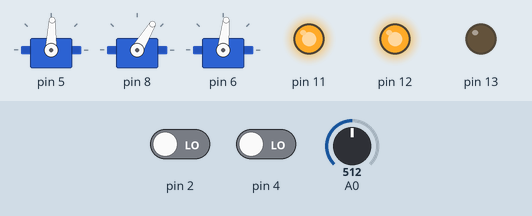
Simulated run of this sketch. Board: Arduino Uno, built with avr-gcc and run on an emulated ATmega328P. Shown: 3 × servo, output pins drawn as LEDs (lit = HIGH). Dashed ring = blinking. The test bench sets the inputs (shaded band); at power-on: A0 = 512, pin 2 LOW, pin 4 LOW.

Above: at 3.2 s.
3.3 s: A0 set to 0
At 14.1 s:
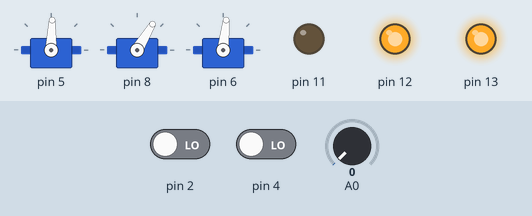
16.5 s: pin 2 driven HIGH
30.5 s: pin 2 driven LOW
40.1 s: pin 4 driven HIGH
At 41.3 s:
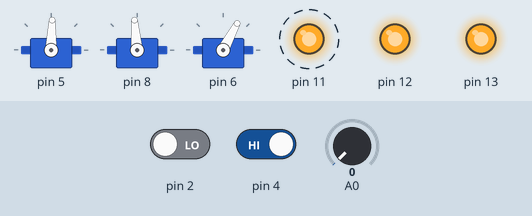
43.6 s: pin 4 driven LOW
At 44.1 s:
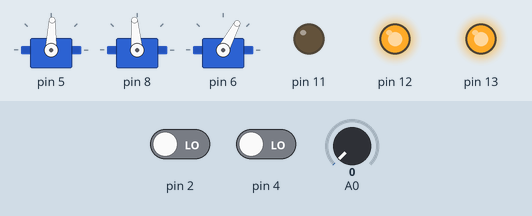
Timing chart, 0 to 48.1 s (numbered marks = the images above; inputs shaded):
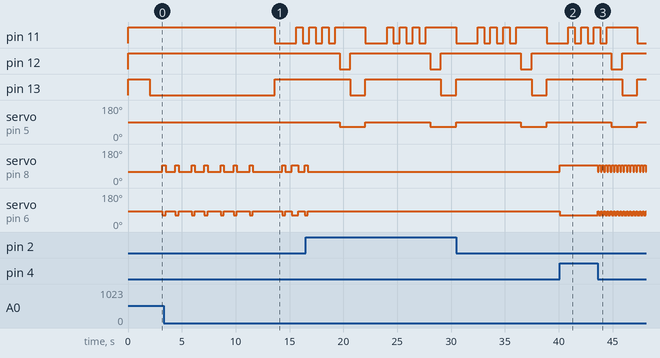

Measured:
- after the input at 40.1 s, servo on pin 8: 59° → 95° at once; servo on pin 6: 84° → 62° at once
- after the input at 43.6 s, servo on pin 8: alternates 95° for 0.20 s and 59° for 0.10 s, starting at once; servo on pin 6: alternates 84° for 0.10 s and 62° for 0.20 s, starting at once
- by itself, pin 12: alternates HIGH for 7.4 s and LOW for 1.0 s
- by itself, pin 13: alternates HIGH for 7.0 s and LOW for 1.4 s
- by itself, servo on pin 5: alternates 88° for 6.0 s and 66° for 2.4 s

The sketch:

good20.ino
```cpp
#include "Light.h"
#include "Device.h"
#include "Trigger.h"
#include "TrafficLight.h"
#include <Servo.h>
#include "ServoSwitcher.h"

using namespace moddev;

// Зона 1 - светофор, управляющий магнитом
//
// светофор на 13, 12, 11 пинах, задержка 100 мс., с A0 -го пина читать задержку
TrafficLight tl(13, 12, 11, 100, A0);
// стоп магнит, которым будет управлять светофор
// на 5 пине, 88(POS1) и 66(POS2) углы на которые будет страбатывать серво, ServoSwitcher::POS1 - начальное положение (88 град.)
ServoSwitcher tl_servo(5, 88, 66, ServoSwitcher::POS1);

// Зона 2 - ЖД стрелка
//
// триггер (геркон) перед стрелкой на 2 пине, будет переводить стрелку в состояние POS2. 300 мс. на дребезг контактов
Trigger before_railsw_tr(2, Trigger::T_LOW, 300);
// ЖД стрелка на 8 пине с углами поворота серво 88 и 66 град. в начальном положении POS1 (59 град.)
ServoSwitcher railsw(8, 59, 95, ServoSwitcher::POS1);
// триггер (геркон) после стрелки на 4 пине, будет переводить стрелку в состояние POS1. 300 мс. на дребезг контактов
Trigger after_railsw_tr(4, Trigger::T_LOW, 300);
// стоп магнит, который будет срабатывать при переводе стрелки
ServoSwitcher rail_stop_sw(6, 84, 62, ServoSwitcher::POS1);

void setup()
{
  Serial.begin(9600);

  // связываем светофор с серво
  tl.control(&tl_servo, TrafficLight::YELLOW, ServoSwitcher::POS2);
  tl.control(&tl_servo, TrafficLight::GREEN, ServoSwitcher::POS1);
  tl_servo.setup();
  tl.setup();

  // привязываем триггер к стрелке - переключение стрелки в POS2
  before_railsw_tr.control(&railsw, Trigger::T_LOW, ServoSwitcher::POS2);
  // привязываем стрелку с стоп магниту
  railsw.control(&rail_stop_sw, ServoSwitcher::POS2, ServoSwitcher::POS2);
  // привязываем второй триггер к стрелке  - переключение стрелки в POS1
  after_railsw_tr.control(&railsw, Trigger::T_LOW, ServoSwitcher::POS1);
  // если стрелка в POS1 опускаем стоп магнит
  railsw.control(&rail_stop_sw, ServoSwitcher::POS1, ServoSwitcher::POS1);
  before_railsw_tr.setup();
  railsw.setup();
  after_railsw_tr.setup();
  rail_stop_sw.setup();

  delay(2000);

}

void loop()
{
  tl.tick();
  before_railsw_tr.tick();
  after_railsw_tr.tick();
}
```
